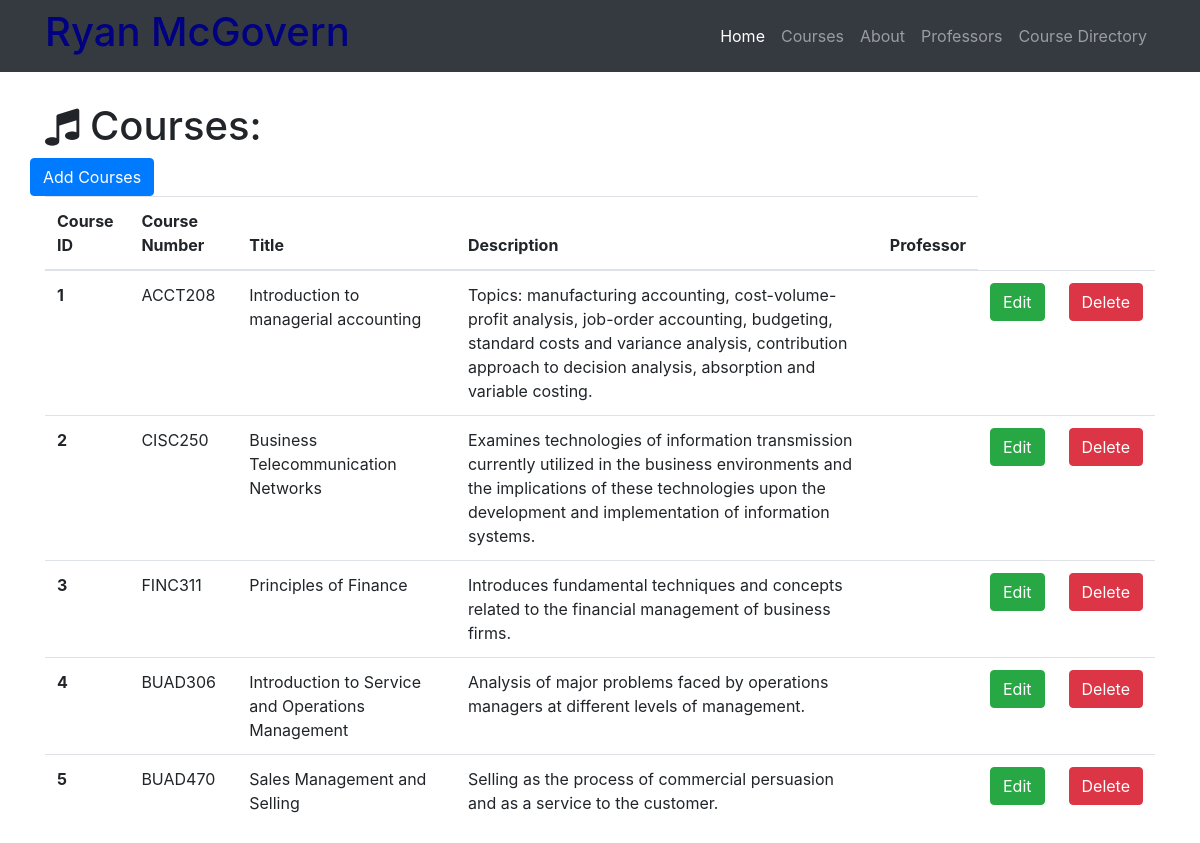
Page /courses-directory on the committed database.
### my_resume.py (models this page shows)
class Course(db.Model):
    __tablename__ = 'courses'
    id = db.Column(db.Integer, primary_key=True)
    course_number = db.Column(db.Integer)
    title = db.Column(db.String(256))
    description = db.Column(db.Text)
    professor_id = db.Column(db.Integer, db.ForeignKey('professors.id'))

### my_resume.py (the view)
@app.route('/courses-directory')
def show_all_courses():
    courses = Course.query.all()
    return render_template('course-all.html', courses=courses)

### templates/course-all.html (shortened to what this page needs)
{% extends "home-base.html"%}
{% block page_content%}
  <div class="container">
    <h1 class="mt-5"><i class="fa fa-music" aria-hidden="true"></i> Courses:</h1>
    <div class="row bottom-margin">
      <a href="/courses-directory/add" class="btn btn-primary" role="button" aria-disabled="true">Add Courses</a>
    </div>
    {% if courses %}
      <table class="table">
        <thead>
          <tr>
            <th>Course ID</th>
            <th>Course Number </th>
            <th>Title</th>
            <th>Description</th>
            <th>Professor</th>
          </tr>
        </thead>
        <tbody>
          {% for course in courses %}
          <tr>
              <th scope="row">{{course.id}}</th>
              <td>{{course.course_number}}</td>
              <td>{{course.title}}</td>
              <td>{{course.description}}</td>
              <td>{{course.professor.name}}</td>
              <td>
                <a href="/courses-directory/edit/{{course.id}}" class="btn btn-success" role="button" aria-disabled="true">Edit</a>
              </td>
              <td>
                  <a href="/courses-directory/delete/{{course.id}}" class ="btn btn-danger" role="button" aria-disabled="true"> Delete</a>
              </td>
          </tr>
          {% endfor%}
        </tbody>
      </table>
    {% else %}
      <h3>There are no courses in the database yet.</h3>
    {% endif %}
  </div>
{% endblock%}

### static/css/my-resume.css (style rules this page uses)
body { padding-top: 54px; }

### rows in the picture
Course: id "1", course_number "ACCT208", title "Introduction to managerial accounting", description "Topics: manufacturing accounting, cost-volume-profit analysis, job-order accounting, budgeting, standard costs and variance analysis, contribution approach to decision analysis, absorption and variable costing."
Course: id "2", course_number "CISC250", title "Business Telecommunication Networks", description "Examines technologies of information transmission currently utilized in the business environments and the implications of these technologies upon the development and implementation of information systems."
Course: id "3", course_number "FINC311", title "Principles of Finance", description "Introduces fundamental techniques and concepts related to the financial management of business firms."
Course: id "4", course_number "BUAD306", title "Introduction to Service and Operations Management", description "Analysis of major problems faced by operations managers at different levels of management."
Course: id "5", course_number "BUAD470", title "Sales Management and Selling", description "Selling as the process of commercial persuasion and as a service to the customer."
